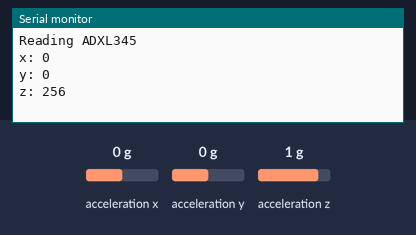
Bench run of a sketch on a simulated Arduino Uno, built with avr-gcc and run on an emulated ATmega328P. Shown: the last lines printed to the serial monitor. The test bench sets the inputs (shaded band); at power-on: acceleration x 0 g, acceleration y 0 g, acceleration z 1 g.

Above: at 1.2 s.
1.3 s: acceleration x set to -1.4 g
At 2.3 s:
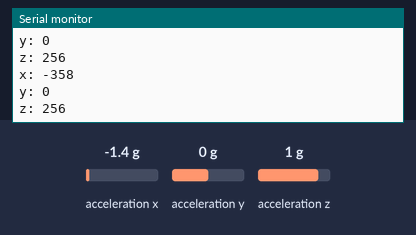
2.8 s: acceleration y set to -1.4 g
At 3.5 s:
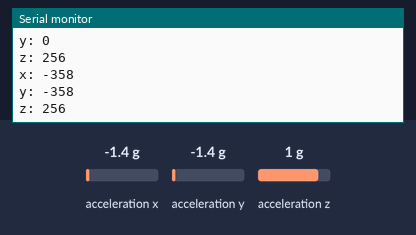
4.3 s: acceleration z set to -1.4 g
At 5.8 s:
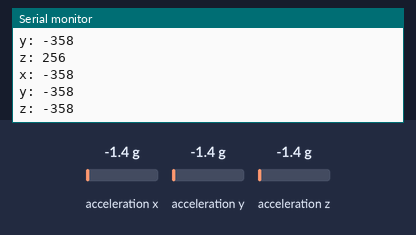

Measured:
- after the input at 1.3 s, the serial monitor: prints a new line at once (image 1)
- after the input at 2.8 s, the serial monitor: prints a new line at once (image 2)
- after the input at 4.3 s, the serial monitor: prints a new line at once (image 3)

The sketch:

sensor.ino
```cpp
#include <SPI.h>
#include <SparkFun_ADXL345.h>
#include <EEPROM.h>

ADXL345 adxl = ADXL345(10);           // SPI CS is wired to pin 10;
ADXL345(CS_PIN);
int x=0;
int y=0;
int z=z;

int ox = 0;
int oy = 0;
int oz = 0;

void setup() {
  // chip settings
  Serial.begin(115200);                 // Start the serial terminal
  Serial.println("Reading ADXL345");

  adxl.powerOn();                     // Power on the ADXL345
  adxl.setSpiBit(0);                  // Configure the device to be in 4 wire SPI mode when set to '0' or 3 wire SPI mode when set to
}

void loop() {
  adxl.readAccel(&x, &y, &z);         // Read the accelerometer values and store them in variables declared above x,y,z

  //we should check values updated before reading them
  if (((ox == 0 && oy == 0 && oz == 0)
    || (ox != x || oy != y || oz != z))) {
    //vertical
    Serial.print(String("x: " + String(x) + "\ny: " + String(y) + "\nz: " + String(z) + "\n"));
    ox = x;
    oy = y;
    oz = z;
  }
}
```
